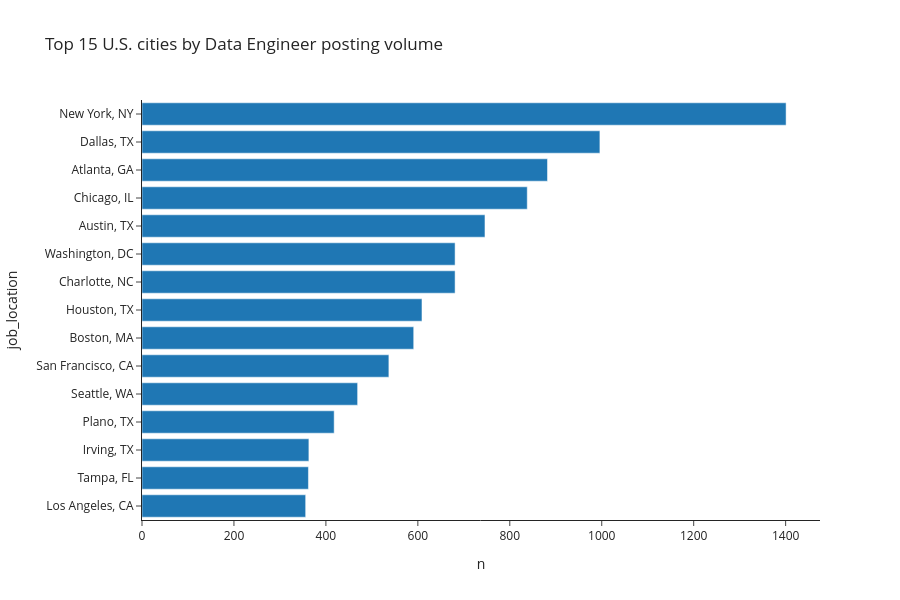

The cell this chart's notebook holds for it:
### Code cell
fig = px.bar(
    de_locations.to_pandas(),
    x="n",
    y="job_location",
    orientation="h",
    title="Top 15 U.S. cities by Data Engineer posting volume",
    template="simple_white",
    height=600,
)
fig.update_yaxes(categoryorder="total ascending")
fig.show()

### Figure 1 — Plotly figure (JSON) as saved in the notebook; plotly's stock layout.template omitted (floating-point values rounded to 4 significant figures)
{"data": [{"hovertemplate": "n=%{x}<br>job_location=%{y}<extra></extra>", "legendgroup": "", "marker": {"color": "#1F77B4", "pattern": {"shape": ""}}, "name": "", "orientation": "h", "showlegend": false, "textposition": "auto", "type": "bar", "x": [1401, 996, 882, 838, 746, 681, 681, 609, 591, 537, 469, 418, 363, 362, 356], "xaxis": "x", "y": ["New York, NY", "Dallas, TX", "Atlanta, GA", "Chicago, IL", "Austin, TX", "Charlotte, NC", "Washington, DC", "Houston, TX", "Boston, MA", "San Francisco, CA", "Seattle, WA", "Plano, TX", "Irving, TX", "Tampa, FL", "Los Angeles, CA"], "yaxis": "y"}], "layout": {"barmode": "relative", "height": 600, "legend": {"tracegroupgap": 0}, "title": {"text": "Top 15 U.S. cities by Data Engineer posting volume"}, "xaxis": {"anchor": "y", "domain": [0.0, 1.0], "title": {"text": "n"}}, "yaxis": {"anchor": "x", "categoryorder": "total ascending", "domain": [0.0, 1.0], "title": {"text": "job_location"}}}}
